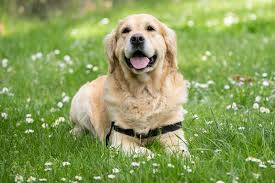
#> input picture Part14/dog.jpg, 275 x 183 px
$ python blog014a.py
#> lines starting #> are read from the running program, lines starting #| are printed output that depends on the picture; after the words box and inside, x2 and y2 are one past the last pixel; in counts of white or black regions, pixels touching at a corner belong together
import cv2
import numpy as np
import matplotlib.pyplot as plt

# 固定阈值化处理方法
# 二值阈值化：像素点的灰度值大于阈值设其灰度值为最大值，小于阈值的像素点灰度值设定为0
# 反向二值阈值化：大于阈值的像素点设定为0，而小于该阈值的设定为255
# 截断阈值化：像素点灰度值小于阈值不改变，反之将像素点的灰度值设定为该阈值
# 超过阈值置0：像素点灰度值小于阈值不变，反之将像素点灰度值置为0
# 低于阈值置0：像素点灰度值小于阈值置为0，反之不改变

img = cv2.imread('dog.jpg')
#> img is the input picture: shape (183, 275, 3); mean B, G, R 91.2, 158.5, 138.9
grayImage = cv2.cvtColor(img,cv2.COLOR_BGR2GRAY)
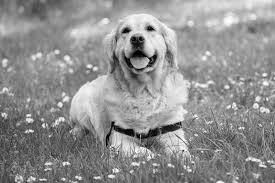
#> grayImage: shape (183, 275); min 0, max 254, mean 144.9

# 阈值化处理
ret,thresh1 = cv2.threshold(grayImage,127,255,cv2.THRESH_BINARY)
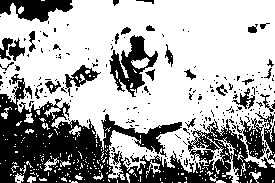
#> thresh1: shape (183, 275); 66.1% white; 219 black regions (189 under 20 px), largest, box (x1, y1, x2, y2) and area: (0, 74, 275, 183) 11466, (109, 35, 158, 97) 1229, (0, 0, 73, 22) 1005
ret,thresh2 = cv2.threshold(grayImage,127,255,cv2.THRESH_BINARY_INV)
ret,thresh3 = cv2.threshold(grayImage,127,255,cv2.THRESH_TRUNC)
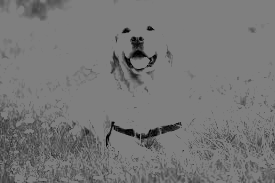
#> thresh3: shape (183, 275); min 0, max 127, mean 118.2
ret,thresh4 = cv2.threshold(grayImage,127,255,cv2.THRESH_TOZERO)
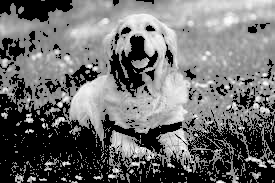
#> thresh4: shape (183, 275); min 0, max 254, mean 110.6
ret,thresh5 = cv2.threshold(grayImage,127,255,cv2.THRESH_TOZERO_INV)
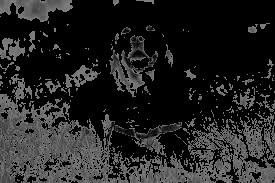
#> thresh5: shape (183, 275); min 0, max 127, mean 34.3

# 显示结果
titles = ['GrayImage','Binary','Binary_inv','Trunc','Tozero','Tozero_inv']
images = [grayImage,thresh1,thresh2,thresh3,thresh4,thresh5]
for i in range(6):
    plt.subplot(2,3, i+1 ),plt.imshow(images[i],'gray')
    plt.title(titles[i])
    plt.xticks([]),plt.yticks([])
plt.show()
